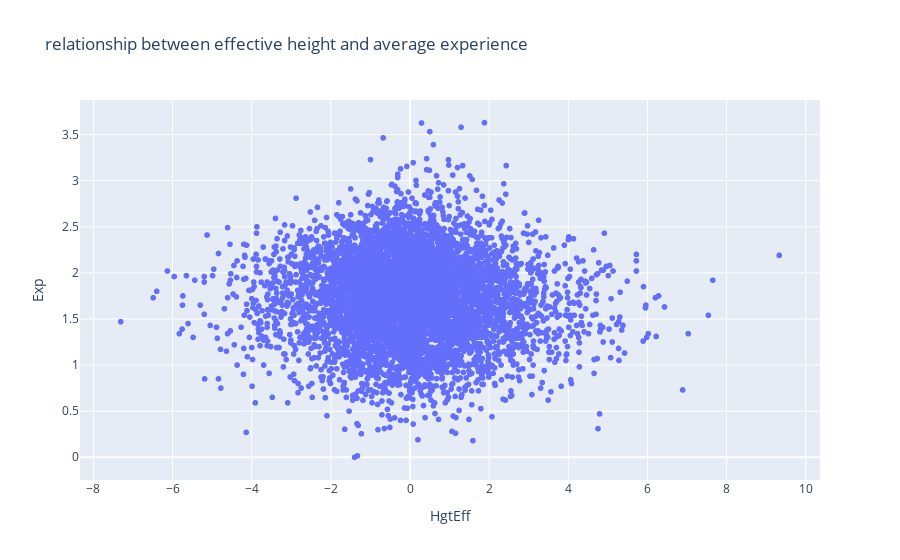

Notebook source saved alongside this figure:
### Code cell
import plotly.express as px
fig = px.scatter(
demofinal,
x='HgtEff',
y='Exp',
hover_name='Team/Year',
title='relationship between effective height and average experience'
)
fig.show()

### Figure 1 — Plotly figure (JSON) as saved in the notebook; plotly's stock layout.template omitted (floating-point values rounded to 4 significant figures; data arrays with more than 128 entries replaced by an {"elided": "..."} marker saying what was removed)
{"data": [{"hovertemplate": "<b>%{hovertext}</b><br><br>HgtEff=%{x}<br>Exp=%{y}<extra></extra>", "hovertext": {"elided": "6660 str values"}, "legendgroup": "", "marker": {"color": "#636efa", "symbol": "circle"}, "mode": "markers", "name": "", "showlegend": false, "type": "scattergl", "x": {"elided": "6660 float values"}, "xaxis": "x", "y": {"elided": "6660 float values"}, "yaxis": "y"}], "layout": {"legend": {"tracegroupgap": 0}, "title": {"text": "relationship between effective height and average experience"}, "xaxis": {"anchor": "y", "domain": [0, 1], "title": {"text": "HgtEff"}}, "yaxis": {"anchor": "x", "domain": [0, 1], "title": {"text": "Exp"}}}}
